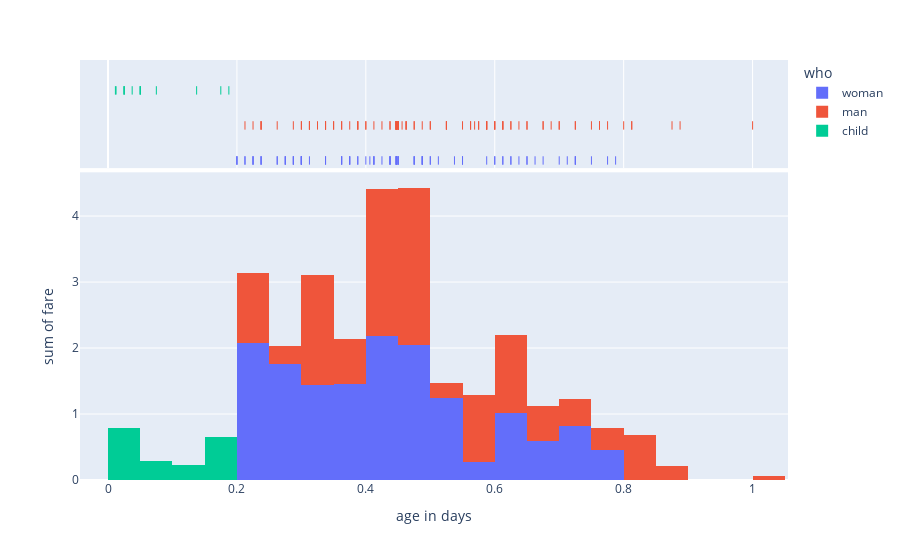

The notebook cell saved with this chart:
### Code cell
px.histogram(sh1, x="age in days", y="fare", color="who", marginal="rug",
                   hover_data=sh1.columns)

### Figure 1 — Plotly figure (JSON) as saved in the notebook; plotly's stock layout.template omitted (floating-point values rounded to 4 significant figures; data arrays with more than 128 entries replaced by an {"elided": "..."} marker saying what was removed)
{"data": [{"alignmentgroup": "True", "bingroup": "x", "histfunc": "sum", "hovertemplate": "who=woman<br>age in days=%{x}<br>sum of fare=%{y}<extra></extra>", "legendgroup": "woman", "marker": {"color": "#636efa", "pattern": {"shape": ""}}, "name": "woman", "offsetgroup": "woman", "orientation": "v", "showlegend": true, "type": "histogram", "x": [0.475, 0.4375, 0.725, 0.4472, 0.6125, 0.475, 0.3625, 0.2875, 0.4062, 0.4472, 0.2375, 0.275, 0.4472, 0.625, 0.55, 0.725, 0.3875, 0.4, 0.4375, 0.3625, 0.375, 0.725, 0.4375, 0.7875, 0.2375, 0.625, 0.4472, 0.2125, 0.375, 0.3, 0.225, 0.3875, 0.5, 0.45, 0.45, 0.2, 0.5125, 0.3, 0.3, 0.275, 0.75, 0.3, 0.2875, 0.3, 0.4125, 0.4472, 0.2875, 0.4375, 0.675, 0.3125, 0.2, 0.425, 0.375, 0.55, 0.275, 0.45, 0.6, 0.4875, 0.6625, 0.4875, 0.4875, 0.225, 0.65, 0.5, 0.2625, 0.3, 0.4472, 0.225, 0.3, 0.475, 0.3375, 0.3625, 0.2625, 0.4125, 0.45, 0.6375, 0.7125, 0.5375, 0.2125, 0.6125, 0.4125, 0.65, 0.3375, 0.775, 0.4875, 0.4472, 0.2, 0.6, 0.5875, 0.7, 0.2375], "xaxis": "x", "y": [0.1391, 0.1036, 0.05182, 0.286, 0.1498, 0.1561, 0.02049, 0.5133, 0.02537, 0.04364, 0.0513, 0.13, 0.1074, 0.05604, 0.05411, 0.286, 0.2211, 0.1489, 0.1629, 0.02042, 0.1688, 0.2995, 0.2647, 0.1522, 0.1778, 0.4831, 0.02411, 0.2126, 0.1111, 0.1623, 0.5121, 0.3218, 0.2625, 0.2647, 0.02537, 0.1132, 0.2625, 0.5133, 0.02537, 0.1074, 0.1469, 0.1353, 0.2211, 0.0326, 0.1757, 0.1012, 0.02692, 0.1757, 0.1528, 0.2958, 0.1688, 0.02049, 0.1825, 0.1132, 0.09662, 0.1386, 0.07729, 0.1555, 0.1005, 0.1091, 0.2164, 0.1555, 0.1528, 0.2995, 0.1522, 0.1353, 0.1015, 0.4441, 0.09663, 0.4441, 0.02049, 0.4125, 0.5121, 0.1688, 0.2342, 0.1522, 0.02049, 0.4125, 0.1113, 0.05061, 0.1036, 0.1825, 0.02435, 0.1561, 0.1623, 0.1739, 0.0769, 0.05061, 0.1026, 0.1623, 0.05856], "yaxis": "y"}, {"alignmentgroup": "True", "boxpoints": "all", "customdata": {"elided": "91x12 mixed values"}, "fillcolor": "rgba(255,255,255,0)", "hoveron": "points", "hovertemplate": "who=%{customdata[7]}<br>age in days=%{x}<br>survived=%{customdata[0]}<br>pclass=%{customdata[1]}<br>sex=%{customdata[2]}<br>sibsp=%{customdata[3]}<br>parch=%{customdata[4]}<br>embarked=%{customdata[5]}<br>class=%{customdata[6]}<br>adult_male=%{customdata[8]}<br>deck=%{customdata[9]}<br>alive=%{customdata[10]}<br>alone=%{customdata[11]}<extra></extra>", "jitter": 0, "legendgroup": "woman", "line": {"color": "rgba(255,255,255,0)"}, "marker": {"color": "#636efa", "symbol": "line-ns-open"}, "name": "woman", "offsetgroup": "woman", "showlegend": false, "type": "box", "x": [0.475, 0.4375, 0.725, 0.4472, 0.6125, 0.475, 0.3625, 0.2875, 0.4062, 0.4472, 0.2375, 0.275, 0.4472, 0.625, 0.55, 0.725, 0.3875, 0.4, 0.4375, 0.3625, 0.375, 0.725, 0.4375, 0.7875, 0.2375, 0.625, 0.4472, 0.2125, 0.375, 0.3, 0.225, 0.3875, 0.5, 0.45, 0.45, 0.2, 0.5125, 0.3, 0.3, 0.275, 0.75, 0.3, 0.2875, 0.3, 0.4125, 0.4472, 0.2875, 0.4375, 0.675, 0.3125, 0.2, 0.425, 0.375, 0.55, 0.275, 0.45, 0.6, 0.4875, 0.6625, 0.4875, 0.4875, 0.225, 0.65, 0.5, 0.2625, 0.3, 0.4472, 0.225, 0.3, 0.475, 0.3375, 0.3625, 0.2625, 0.4125, 0.45, 0.6375, 0.7125, 0.5375, 0.2125, 0.6125, 0.4125, 0.65, 0.3375, 0.775, 0.4875, 0.4472, 0.2, 0.6, 0.5875, 0.7, 0.2375], "xaxis": "x2", "yaxis": "y2"}, {"alignmentgroup": "True", "bingroup": "x", "histfunc": "sum", "hovertemplate": "who=man<br>age in days=%{x}<br>sum of fare=%{y}<extra></extra>", "legendgroup": "man", "marker": {"color": "#EF553B", "pattern": {"shape": ""}}, "name": "man", "offsetgroup": "man", "orientation": "v", "showlegend": true, "type": "histogram", "x": [0.675, 0.425, 0.35, 0.2375, 0.8125, 0.4472, 0.5625, 0.3125, 0.575, 0.8875, 0.2875, 0.2625, 0.5875, 0.3, 0.675, 0.4625, 0.3, 0.4562, 0.7625, 0.7, 0.4472, 0.5, 0.475, 0.55, 0.4625, 0.775, 0.65, 0.5, 0.4625, 0.4472, 0.45, 0.4472, 0.5687, 0.475, 0.3625, 0.4472, 0.3125, 0.3375, 0.45, 0.4, 0.35, 0.625, 0.8, 0.65, 0.375, 0.6125, 0.8125, 0.6, 0.5875, 0.4472, 0.3125, 0.725, 0.6875, 0.225, 0.45, 0.5875, 0.4472, 0.5625, 0.625, 0.2125, 0.45, 0.45, 0.75, 0.6125, 0.525, 0.7625, 1, 0.4, 0.6, 0.7, 0.725, 0.5875, 0.3875, 0.45, 0.3375, 0.3875, 0.6125, 0.525, 0.4375, 0.525, 0.4472, 0.6, 0.2375, 0.3375, 0.4375, 0.4472, 0.45, 0.875, 0.2375, 0.4472, 0.3625, 0.575, 0.4875, 0.4472, 0.4472, 0.6375, 0.3875, 0.4125, 0.325], "xaxis": "x", "y": [0.1012, 0.02537, 0.06929, 0.5133, 0.121, 0.06929, 0.1629, 0.01493, 0.1194, 0.06764, 0.1237, 0.1509, 0.1015, 0.4831, 0.1509, 0.1036, 0.1546, 0.05075, 0.06539, 0.05991, 0.09759, 0.06051, 0.1757, 0.1757, 0.1026, 0.05182, 0.1555, 0, 0.05797, 0.05075, 0.02513, 0.05953, 0.05563, 0.2995, 0.13, 0.06832, 0.1082, 0.4128, 0.2342, 0.01571, 0.05182, 0.1091, 0.5133, 0.05953, 0.05416, 0.1739, 0.05182, 0.05182, 0.07515, 0.1015, 0.1778, 0.05797, 0.05953, 0.2126, 0.05131, 0.0664, 0.4329, 0.05182, 0.2077, 0.2164, 0.0515, 0.07832, 0.1546, 0.1111, 0.1026, 0.06309, 0.05856, 0.05953, 0.1498, 0.06929, 0.2211, 0.04994, 0.1015, 1, 0.1498, 0.1113, 0.2164, 0.01493, 0.05131, 0.05131, 0.05182, 0.1015, 0.01493, 0.1036, 1, 0.05856, 0.1539, 0.1386, 0.1036, 0.01513, 0.05856, 0.1546, 0, 0, 0.05797, 0.05182, 0.09856, 0.009759, 0.05856], "yaxis": "y"}, {"alignmentgroup": "True", "boxpoints": "all", "customdata": {"elided": "99x12 mixed values"}, "fillcolor": "rgba(255,255,255,0)", "hoveron": "points", "hovertemplate": "who=%{customdata[7]}<br>age in days=%{x}<br>survived=%{customdata[0]}<br>pclass=%{customdata[1]}<br>sex=%{customdata[2]}<br>sibsp=%{customdata[3]}<br>parch=%{customdata[4]}<br>embarked=%{customdata[5]}<br>class=%{customdata[6]}<br>adult_male=%{customdata[8]}<br>deck=%{customdata[9]}<br>alive=%{customdata[10]}<br>alone=%{customdata[11]}<extra></extra>", "jitter": 0, "legendgroup": "man", "line": {"color": "rgba(255,255,255,0)"}, "marker": {"color": "#EF553B", "symbol": "line-ns-open"}, "name": "man", "offsetgroup": "man", "showlegend": false, "type": "box", "x": [0.675, 0.425, 0.35, 0.2375, 0.8125, 0.4472, 0.5625, 0.3125, 0.575, 0.8875, 0.2875, 0.2625, 0.5875, 0.3, 0.675, 0.4625, 0.3, 0.4562, 0.7625, 0.7, 0.4472, 0.5, 0.475, 0.55, 0.4625, 0.775, 0.65, 0.5, 0.4625, 0.4472, 0.45, 0.4472, 0.5687, 0.475, 0.3625, 0.4472, 0.3125, 0.3375, 0.45, 0.4, 0.35, 0.625, 0.8, 0.65, 0.375, 0.6125, 0.8125, 0.6, 0.5875, 0.4472, 0.3125, 0.725, 0.6875, 0.225, 0.45, 0.5875, 0.4472, 0.5625, 0.625, 0.2125, 0.45, 0.45, 0.75, 0.6125, 0.525, 0.7625, 1, 0.4, 0.6, 0.7, 0.725, 0.5875, 0.3875, 0.45, 0.3375, 0.3875, 0.6125, 0.525, 0.4375, 0.525, 0.4472, 0.6, 0.2375, 0.3375, 0.4375, 0.4472, 0.45, 0.875, 0.2375, 0.4472, 0.3625, 0.575, 0.4875, 0.4472, 0.4472, 0.6375, 0.3875, 0.4125, 0.325], "xaxis": "x2", "yaxis": "y2"}, {"alignmentgroup": "True", "bingroup": "x", "histfunc": "sum", "hovertemplate": "who=child<br>age in days=%{x}<br>sum of fare=%{y}<extra></extra>", "legendgroup": "child", "marker": {"color": "#00cc96", "pattern": {"shape": ""}}, "name": "child", "offsetgroup": "child", "orientation": "v", "showlegend": true, "type": "histogram", "x": [0.05, 0.0125, 0.0375, 0.025, 0.025, 0.01147, 0.025, 0.175, 0.05, 0.05, 0.1875, 0.075, 0.1375], "xaxis": "x", "y": [0.0326, 0.07612, 0.05075, 0.02042, 0.2958, 0.2958, 0.05075, 0.2342, 0.1598, 0.07612, 0.4125, 0.02435, 0.2342], "yaxis": "y"}, {"alignmentgroup": "True", "boxpoints": "all", "customdata": {"elided": "13x12 mixed values"}, "fillcolor": "rgba(255,255,255,0)", "hoveron": "points", "hovertemplate": "who=%{customdata[7]}<br>age in days=%{x}<br>survived=%{customdata[0]}<br>pclass=%{customdata[1]}<br>sex=%{customdata[2]}<br>sibsp=%{customdata[3]}<br>parch=%{customdata[4]}<br>embarked=%{customdata[5]}<br>class=%{customdata[6]}<br>adult_male=%{customdata[8]}<br>deck=%{customdata[9]}<br>alive=%{customdata[10]}<br>alone=%{customdata[11]}<extra></extra>", "jitter": 0, "legendgroup": "child", "line": {"color": "rgba(255,255,255,0)"}, "marker": {"color": "#00cc96", "symbol": "line-ns-open"}, "name": "child", "offsetgroup": "child", "showlegend": false, "type": "box", "x": [0.05, 0.0125, 0.0375, 0.025, 0.025, 0.01147, 0.025, 0.175, 0.05, 0.05, 0.1875, 0.075, 0.1375], "xaxis": "x2", "yaxis": "y2"}], "layout": {"barmode": "relative", "legend": {"title": {"text": "who"}, "tracegroupgap": 0}, "margin": {"t": 60}, "xaxis": {"anchor": "y", "domain": [0, 1], "title": {"text": "age in days"}}, "xaxis2": {"anchor": "y2", "domain": [0, 1], "matches": "x", "showgrid": true, "showticklabels": false}, "yaxis": {"anchor": "x", "domain": [0, 0.7326], "title": {"text": "sum of fare"}}, "yaxis2": {"anchor": "x2", "domain": [0.7426, 1], "matches": "y2", "showgrid": false, "showline": false, "showticklabels": false, "ticks": ""}}}
